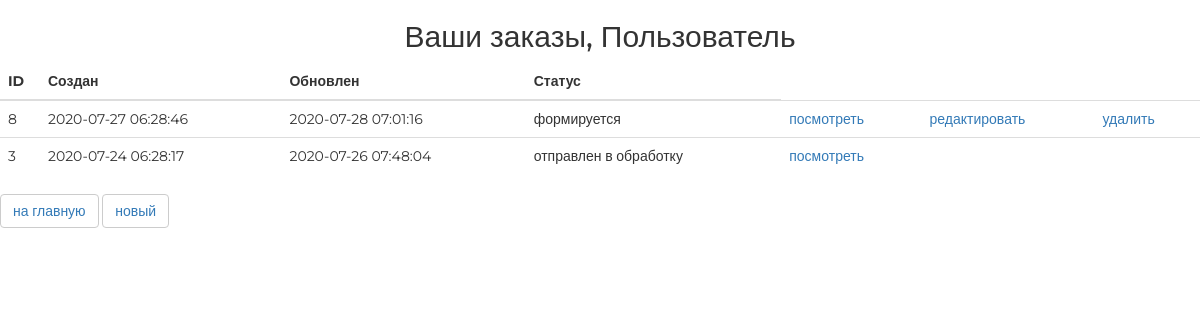
/orders/ (signed in), run on the app's committed database.
### authapp/models.py (models this page shows, shortened)
class ShopUser(AbstractUser):
    age = models.PositiveSmallIntegerField(verbose_name='возраст', null=True)
    avatar = models.ImageField(upload_to='users_avatars', blank=True)
    activation_key = models.CharField(max_length=128, blank=True)
    activation_key_expires = models.DateTimeField(default=get_activation_key_expires)

### ordersapp/models.py (models this page shows, shortened)
class Order(models.Model):
    FORMING = 'F'
    SENT_TO_PROCEED = 'S'
    PROCEEDED = 'P'
    PAID = 'D'
    READY = 'Y'
    CANCEL = 'C'
    ORDER_STATUS_CHOICES = (
        (FORMING, 'формируется'),
        (SENT_TO_PROCEED, 'отправлен в обработку'),
        (PAID, 'оплачен'),
        (PROCEEDED, 'обрабатывается'),
        (READY, 'готов к выдаче'),
        (CANCEL, 'отменен'),
    )
    user = models.ForeignKey(get_user_model(), on_delete=models.CASCADE)
    created = models.DateTimeField(verbose_name='создан', auto_now_add=True)
    updated = models.DateTimeField(verbose_name='обновлен', auto_now=True)
    status = models.CharField(verbose_name='статус',
                              max_length=1,
                              choices=ORDER_STATUS_CHOICES,
                              default=FORMING)
    is_active = models.BooleanField(verbose_name='активен', default=True)
    class Meta:
        ordering = ('-created',)
        verbose_name = 'заказ'
        verbose_name_plural = 'заказы'

### ordersapp/views.py (the view)
# urls.py: path('', ordersapp.OrderList.as_view(), name='index'),
class OrderList(ListView):
    model = Order
    def get_queryset(self):
        return self.request.user.order_set.all()

### basketapp/context_processors.py (called while the page is built)
def basket(request):
    if request.user.is_authenticated:
        basket = request.user.basket.all()
    else:
        basket = []
    return {
        'basket': basket,
    }

### ordersapp/templates/ordersapp/order_list.html
{% extends 'ordersapp/base.html' %}
{% load static %}
{% block container %}
    <div class="h2 text-center head">
        Ваши заказы, {{ user.first_name|default:'пользователь'|title }}
    </div>
    <table class="table orders_list">
        <thead>
        <tr>
            <th>ID</th>
            <th>Создан</th>
            <th>Обновлен</th>
            <th>Статус</th>
        </tr>
        </thead>
        <tbody>
        {% for item in object_list %}
            <tr>
                <td class="td1 orders_list">{{ item.pk }}</td>
                <td>{{ item.created|date:"Y-m-d H:i:s" }}</td>
                <td>{{ item.updated|date:"Y-m-d H:i:s" }}</td>
                <td>{{ item.get_status_display }}</td>
                <td>
                    <a href="{% url 'ordersapp:order_read' item.pk %}">
                        посмотреть
                    </a>
                </td>
                <td>
                    {% if item.status == 'F' %}
                        <a href="{% url 'ordersapp:order_update' item.pk %}">
                            редактировать
                        </a>
                    {% endif %}
                </td>
                <td>
                    {% if item.status == 'F' %}
                        <a href="{% url 'ordersapp:order_delete' item.pk %}">
                            удалить
                        </a>
                    {% endif %}
                </td>
            </tr>
        {% endfor %}
        </tbody>
    </table>
    <button class="btn btn-default btn-round">
        <a href="{% url 'main:index' %}">
            на главную
        </a>
    </button>
    <button class="btn btn-default btn-round">
        <a href="{% url 'ordersapp:order_create' %}">
            новый
        </a>
    </button>
{% endblock %}

### static/css/style.css (style rules this page uses)
* { margin: 0; padding: 0; }
body { font-family: 'Montserrat', sans-serif; }
html, body { height: 100%; }
table { width: 100%; }
td:first-child { width: 235px; }
.table.orders_list { min-width: 600px; }
.td1.orders_list { width: 40px; }

### data on the page
ShopUser: first_name "Пользователь"
Order: pk "8", created "2020-07-27 06:28:46", updated "2020-07-28 07:01:16", status "формируется", shows "редактировать", shows "удалить"
Order: pk "3", created "2020-07-24 06:28:17", updated "2020-07-26 07:48:04", status "отправлен в обработку"
